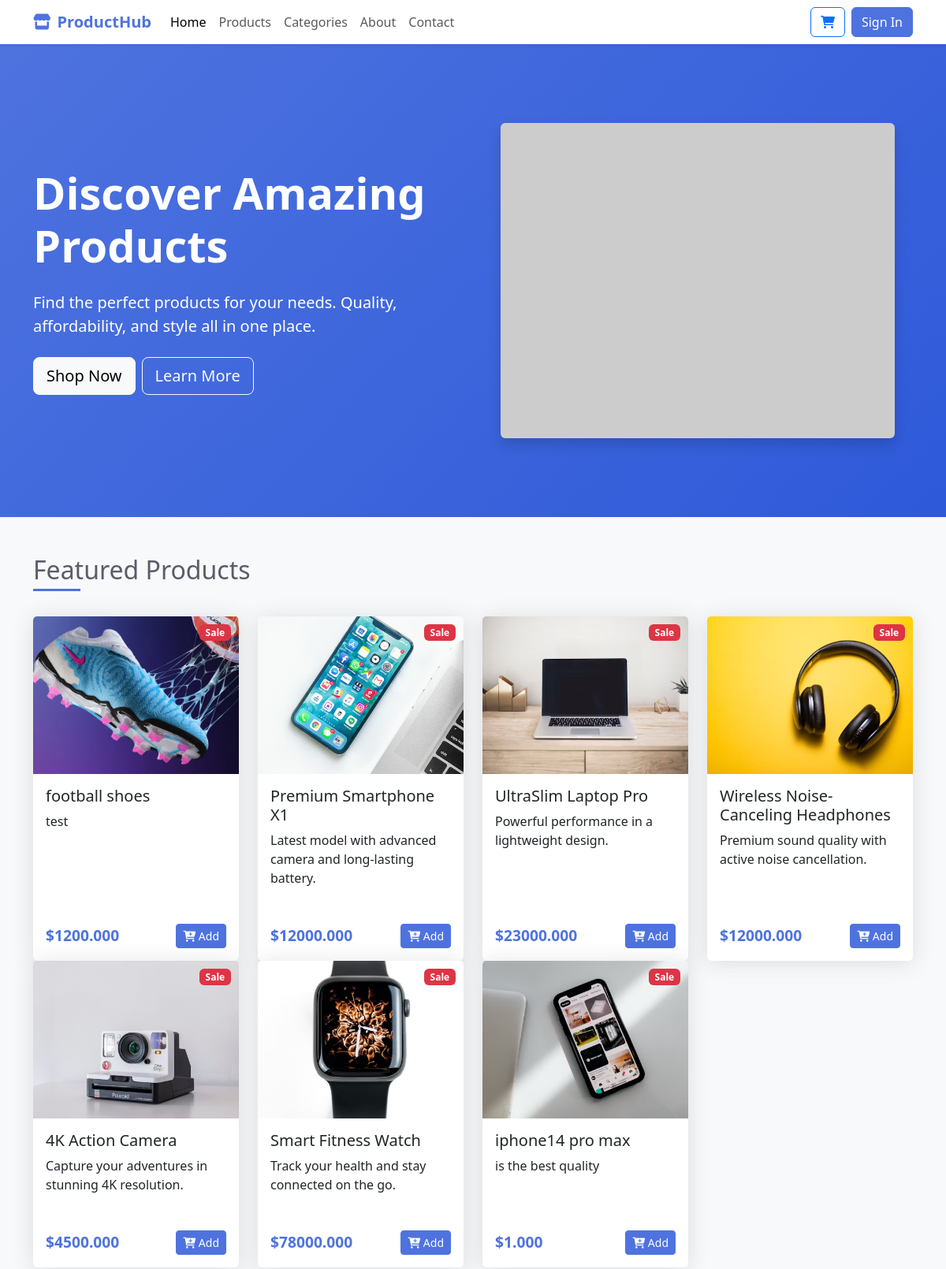
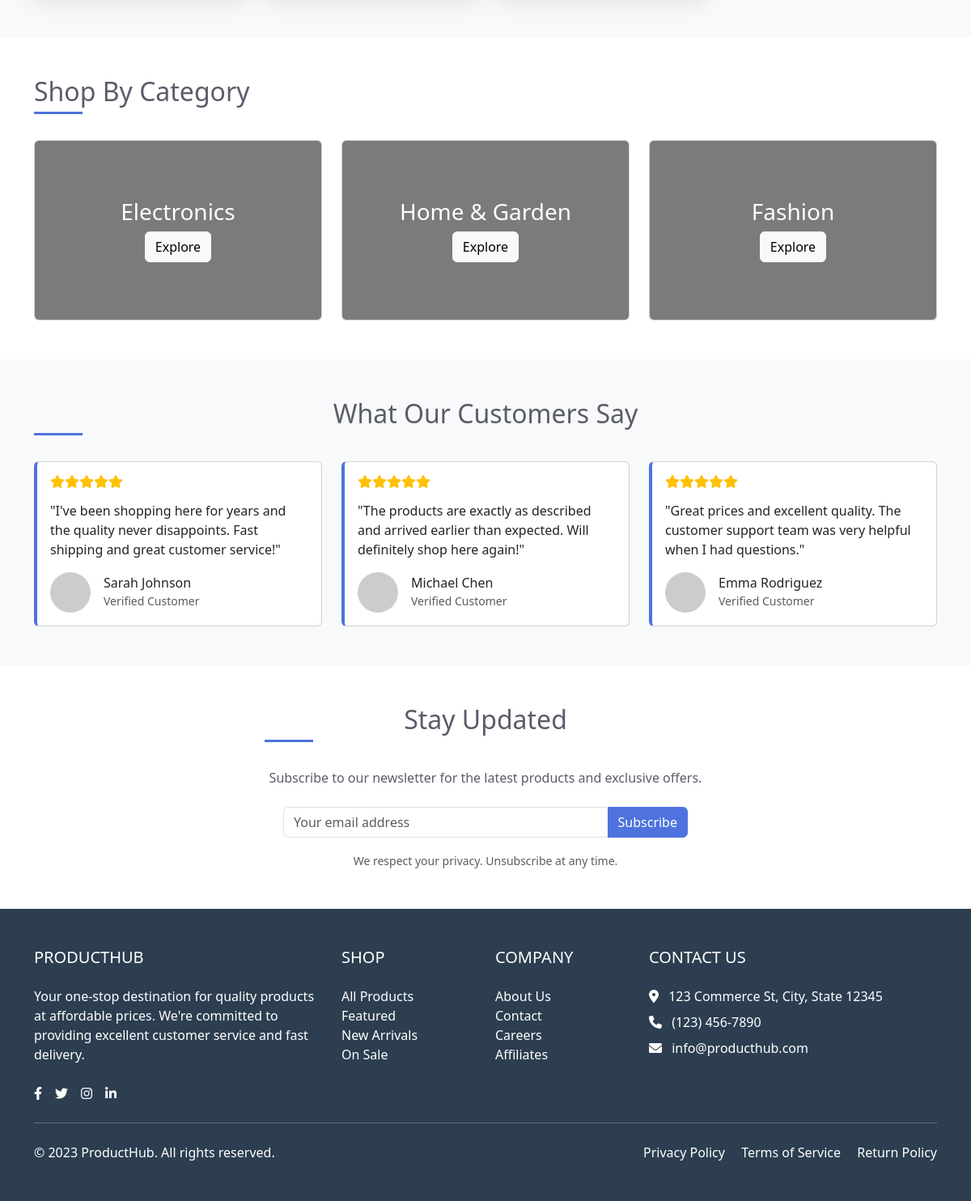
Page /store/products/ on the committed database (2 pictures, top to bottom).
### Store/models.py (models this page shows, shortened)
class Product(models.Model):
    ProductName = models.CharField(max_length=150)
    ProductCategory = models.ForeignKey("Category",on_delete=models.CASCADE)
    ProductDescription = models.TextField(max_length=150)
    ProductQuantity = models.IntegerField(default=0)
    ProductPrice = models.DecimalField(max_digits=10,decimal_places=3)
    ProductImage = models.ImageField(upload_to="uploads/images/",null=True,)
    ProductSale = models.BooleanField(default=False)
    ProductNew = models.BooleanField(default=False)
    ProductStar = models.IntegerField(default=1)

### Store/views.py (the view)
# urls.py: path("products/",views.Products,name="Products"),
def Products(req):
    Products = Product.objects.all()
    return render(req,"index.html",{"products":Products})

### Store/templates/index.html (shortened to what this page needs)
<!DOCTYPE html>
<html lang="en">
<head>
    <link href="https://cdn.jsdelivr.net/npm/bootstrap@5.3.0-alpha1/dist/css/bootstrap.min.css" rel="stylesheet">
    <link rel="stylesheet" href="https://cdnjs.cloudflare.com/ajax/libs/font-awesome/6.0.0/css/all.min.css">
</head>
<body>
     {% include "layout/nav.html" %}
    <section class="hero-section">
        <div class="container">
            <div class="row align-items-center">
                <div class="col-lg-6">
                    <h1 class="display-4 fw-bold mb-4">Discover Amazing Products</h1>
                    <p class="lead mb-4">Find the perfect products for your needs. Quality, affordability, and style all in one place.</p>
                    <div class="d-flex flex-wrap gap-2">
                        <a href="#products" class="btn btn-light btn-lg">Shop Now</a>
                        <a href="#" class="btn btn-outline-light btn-lg">Learn More</a>
                    </div>
                </div>
                <div class="col-lg-6 text-center">
                    <img src="https://via.placeholder.com/500x400" alt="Hero Image" class="img-fluid rounded shadow">
                </div>
            </div>
        </div>
    </section>
    <section id="products" class="py-5 bg-light">
        <div class="container">
            <h2 class="section-title">Featured Products</h2>
            <div class="row">
                 {% for product in products %}
                <div class="col-md-6 col-lg-3">
                    <div class="card product-card h-100">
                        <span class="badge bg-danger category-badge">Sale</span>
                        <img src="{{ product.ProductImage.url }}" class="card-img-top product-img" alt="Product 1">
                        <div class="card-body d-flex flex-column">
                            <h5 class="card-title">{{ product.ProductName }}</h5>
                            <p class="card-text flex-grow-1">{{ product.ProductDescription }}</p>
                            <div class="d-flex justify-content-between align-items-center">
                                <div>
                                    <span class="price ">${{product.ProductPrice}}</span>
                                </div>
                                <a href="#" class="btn btn-primary btn-sm">
                                    <i class="fas fa-cart-plus"></i> Add
                                </a>
                            </div>
                        </div>
                    </div>
                </div>
                {% endfor %}
            </section>
    <section class="py-5">
        <div class="container">
            <h2 class="section-title">Shop By Category</h2>
            <div class="row g-4">
                <div class="col-md-4">
                    <div class="card text-white">
                        <img src="https://via.placeholder.com/400x250" class="card-img" alt="Electronics">
                        <div class="card-img-overlay d-flex align-items-center justify-content-center" style="background-color: rgba(0,0,0,0.4);">
                            <div class="text-center">
                                <h3 class="card-title">Electronics</h3>
                                <a href="#" class="btn btn-light">Explore</a>
                            </div>
                        </div>
                    </div>
                </div>
                <div class="col-md-4">
                    <div class="card text-white">
                        <img src="https://via.placeholder.com/400x250" class="card-img" alt="Home & Garden">
                        <div class="card-img-overlay d-flex align-items-center justify-content-center" style="background-color: rgba(0,0,0,0.4);">
                            <div class="text-center">
                                <h3 class="card-title">Home & Garden</h3>
                                <a href="#" class="btn btn-light">Explore</a>
                            </div>
                        </div>
                    </div>
                </div>
                <div class="col-md-4">
                    <div class="card text-white">
                        <img src="https://via.placeholder.com/400x250" class="card-img" alt="Fashion">
                        <div class="card-img-overlay d-flex align-items-center justify-content-center" style="background-color: rgba(0,0,0,0.4);">
                            <div class="text-center">
                                <h3 class="card-title">Fashion</h3>
                                <a href="#" class="btn btn-light">Explore</a>
                            </div>
                        </div>
                    </div>
                </div>
            </div>
        </div>
    </section>
    <section class="py-5 bg-light">
        <div class="container">
            <h2 class="section-title text-center">What Our Customers Say</h2>
            <div class="row">
                <div class="col-md-4">
                    <div class="card testimonial-card h-100">
                        <div class="card-body">
                            <div class="d-flex mb-3">
                                <i class="fas fa-star text-warning"></i>
                                <i class="fas fa-star text-warning"></i>
                                <i class="fas fa-star text-warning"></i>
                                <i class="fas fa-star text-warning"></i>
                                <i class="fas fa-star text-warning"></i>
                            </div>
                            <p class="card-text">"I've been shopping here for years and the quality never disappoints. Fast shipping and great customer service!"</p>
                            <div class="d-flex align-items-center">
                                <img src="https://via.placeholder.com/50" class="rounded-circle me-3" alt="Customer">
                                <div>
                                    <h6 class="mb-0">Sarah Johnson</h6>
                                    <small class="text-muted">Verified Customer</small>
                                </div>
                            </div>
                        </div>
                    </div>
                </div>
                <div class="col-md-4">
                    <div class="card testimonial-card h-100">
                        <div class="card-body">
                            <div class="d-flex mb-3">
                                <i class="fas fa-star text-warning"></i>
                                <i class="fas fa-star text-warning"></i>
                                <i class="fas fa-star text-warning"></i>
                                <i class="fas fa-star text-warning"></i>
                                <i class="fas fa-star text-warning"></i>
                            </div>
                            <p class="card-text">"The products are exactly as described and arrived earlier than expected. Will definitely shop here again!"</p>
                            <div class="d-flex align-items-center">
                                <img src="https://via.placeholder.com/50" class="rounded-circle me-3" alt="Customer">
                                <div>
                                    <h6 class="mb-0">Michael Chen</h6>
                                    <small class="text-muted">Verified Customer</small>
                                </div>
                            </div>
                        </div>
                    </div>
                </div>
                <div class="col-md-4">
                    <div class="card testimonial-card h-100">
                        <div class="card-body">
                            <div class="d-flex mb-3">
                                <i class="fas fa-star text-warning"></i>
                                <i class="fas fa-star text-warning"></i>
                                <i class="fas fa-star text-warning"></i>
                                <i class="fas fa-star text-warning"></i>
                                <i class="fas fa-star text-warning"></i>
                            </div>
                            <p class="card-text">"Great prices and excellent quality. The customer support team was very helpful when I had questions."</p>
                            <div class="d-flex align-items-center">
                                <img src="https://via.placeholder.com/50" class="rounded-circle me-3" alt="Customer">
                                <div>
                                    <h6 class="mb-0">Emma Rodriguez</h6>
                                    <small class="text-muted">Verified Customer</small>
                                </div>
                            </div>
                        </div>
                    </div>
                </div>
            </div>
        </div>
    </section>
    <section class="py-5">
        <div class="container">
            <div class="row justify-content-center">
                <div class="col-lg-6 text-center">
                    <h2 class="section-title">Stay Updated</h2>
                    <p class="mb-4">Subscribe to our newsletter for the latest products and exclusive offers.</p>
                    <form class="newsletter-form mx-auto">
                        <div class="input-group mb-3">
                            <input type="email" class="form-control" placeholder="Your email address">
                            <button class="btn btn-primary" type="submit">Subscribe</button>
                        </div>
                        <small class="text-muted">We respect your privacy. Unsubscribe at any time.</small>
                    </form>
                </div>
            </div>
        </div>
    </section>
         {% include "layout/footer.html" %}
</body>
</html>

### Store/templates/index.html (style rules this page uses)
:root { --primary-color: #4e73df; --secondary-color: #2e59d9; --accent-color: #36b9cc; --light-bg: #f8f9fc; --dark-text: #5a5c69; }
body { font-family: 'Segoe UI', Tahoma, Geneva, Verdana, sans-serif; color: var(--dark-text); }
.hero-section { background: linear-gradient(135deg, var(--primary-color) 0%, var(--secondary-color) 100%); color: white; padding: 100px 0; }
.product-card { transition: transform 0.3s, box-shadow 0.3s; border: none; box-shadow: 0 0.15rem 1.75rem 0 rgba(58, 59, 69, 0.15); margin-bottom: 30px; }
.product-img { height: 200px; object-fit: cover; }
.category-badge { position: absolute; top: 10px; right: 10px; }
.price { font-weight: 700; color: var(--primary-color); font-size: 1.2rem; }
.btn-primary { background-color: var(--primary-color); border-color: var(--primary-color); }
.section-title { position: relative; margin-bottom: 2rem; padding-bottom: 0.5rem; }
.section-title:after { content: ''; position: absolute; bottom: 0; left: 0; width: 60px; height: 3px; background: var(--primary-color); }
.testimonial-card { border-left: 4px solid var(--primary-color); }
.newsletter-form { max-width: 500px; }

### rows in the picture
Product: ProductImage (picture), ProductName "football shoes", ProductDescription "test", ProductPrice "1200.000"
Product: ProductImage (picture), ProductName "Premium Smartphone X1", ProductDescription "Latest model with advanced camera and long-lasting battery.", ProductPrice "12000.000"
Product: ProductImage (picture), ProductName "UltraSlim Laptop Pro", ProductDescription "Powerful performance in a lightweight design.", ProductPrice "23000.000"
Product: ProductImage (picture), ProductName "Wireless Noise-Canceling Headphones", ProductDescription "Premium sound quality with active noise cancellation.", ProductPrice "12000.000"
Product: ProductImage (picture), ProductName "4K Action Camera", ProductDescription "Capture your adventures in stunning 4K resolution.", ProductPrice "4500.000"
Product: ProductImage (picture), ProductName "Smart Fitness Watch", ProductDescription "Track your health and stay connected on the go.", ProductPrice "78000.000"
Product: ProductImage (picture), ProductName "iphone14 pro max", ProductDescription "is the best quality", ProductPrice "1.000"
